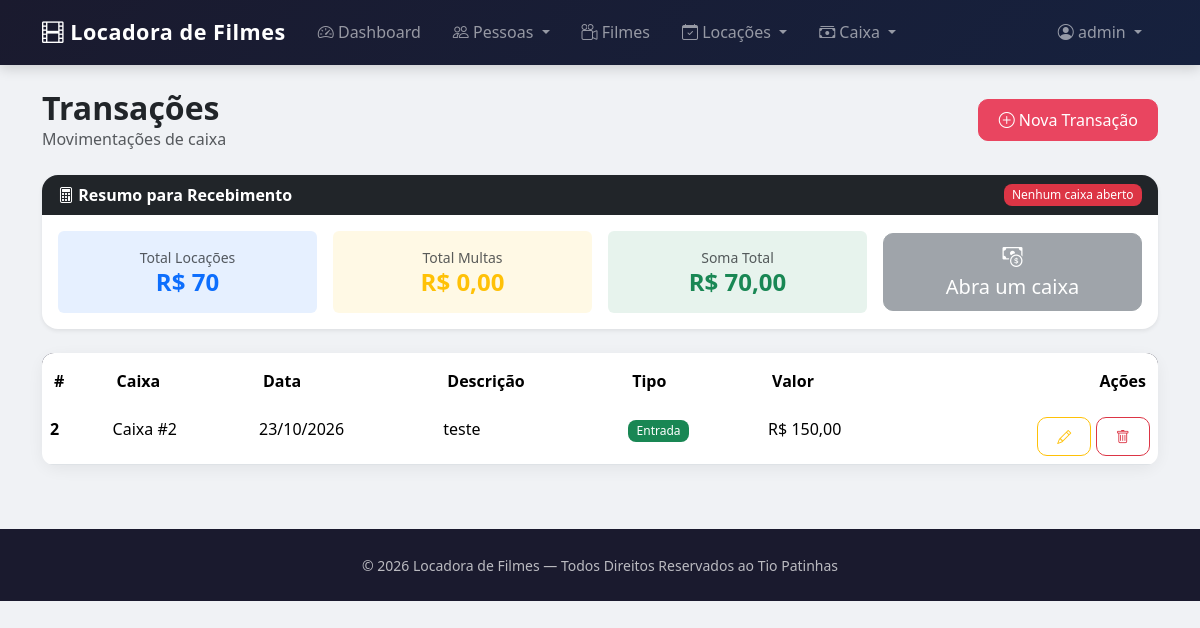
Page /transacoes/ (signed in) on the earlier database version.
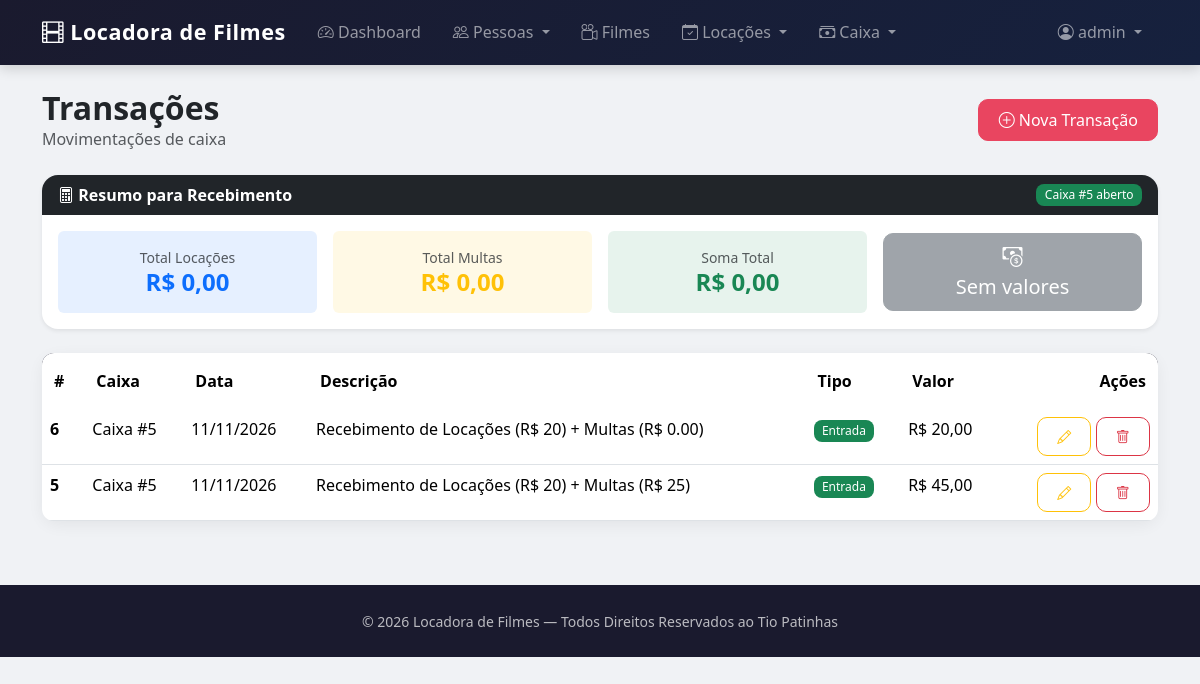
Same page on the later database version.
### caixa/models.py (models this page shows, shortened)
class Transacao(models.Model):
    TIPO_CHOICES = [
        ('E', 'Entrada'),
        ('S', 'Saída'),
    ]
    caixa = models.ForeignKey(Caixa, on_delete=models.CASCADE, related_name='transacoes', verbose_name='Caixa')
    valor = models.DecimalField(max_digits=12, decimal_places=2, verbose_name='Valor')
    data = models.DateField(verbose_name='Data')
    descricao = models.CharField(max_length=200, verbose_name='Descrição')
    tipo = models.CharField(max_length=1, choices=TIPO_CHOICES, verbose_name='Tipo')
    class Meta:
        verbose_name = 'Transação'
        verbose_name_plural = 'Transações'
        ordering = ['-data', '-id']

class Caixa(models.Model):
    data_abrir = models.DateField(verbose_name='Data de Abertura')
    data_fechar = models.DateField(null=True, blank=True, verbose_name='Data de Fechamento')
    saldo_inicial = models.DecimalField(max_digits=12, decimal_places=2, verbose_name='Saldo Inicial')
    saldo_final = models.DecimalField(max_digits=12, decimal_places=2, null=True, blank=True, verbose_name='Saldo Final')
    class Meta:
        verbose_name = 'Caixa'
        verbose_name_plural = 'Caixas'
        ordering = ['-data_abrir']

### caixa/views.py (the view)
# urls.py: path('transacoes/', TransacaoListView.as_view(), name='transacoes'),
class TransacaoListView(LoginRequiredMixin, PermissionRequiredMixin, ListView):
    model = Transacao
    template_name = 'transacoes.html'
    context_object_name = 'transacoes'
    paginate_by = 15
    permission_required = 'caixa.view_transacao'
    def get_queryset(self):
        return super().get_queryset().select_related('caixa')
    def get_context_data(self, **kwargs):
        context = super().get_context_data(**kwargs)
        total_locacoes = Locacao.objects.filter(
            status='F',
            registrado_caixa=False
        ).aggregate(total=Sum('valor'))['total'] or Decimal('0.00')
        total_multas = Multa.objects.filter(
            status='P'
        ).aggregate(total=Sum('valor'))['total'] or Decimal('0.00')
        total_geral = total_locacoes + total_multas
        caixa_aberto = Caixa.objects.filter(data_fechar__isnull=True).first()
        context['total_locacoes'] = total_locacoes
        context['total_multas'] = total_multas
        context['total_geral'] = total_geral
        context['caixa_aberto'] = caixa_aberto
        return context

### caixa/templates/transacoes.html (shortened to what the changed rows need)
{% extends 'principal.html' %}
{% load django_bootstrap5 %}
{% block content %}
<div class="container mt-4">
    <div class="d-flex justify-content-between align-items-center mb-4">
        <div>
            <h2 class="fw-bold mb-0">Transações</h2>
        </div>
    </div>
    <div class="card mb-4 border-0 shadow-sm">
        <div class="card-header bg-dark text-white d-flex justify-content-between align-items-center">
            <span><i class="bi bi-calculator"></i> Resumo para Recebimento</span>
            {% if caixa_aberto %}
                <span class="badge bg-success">Caixa #{{ caixa_aberto.id }} aberto</span>
            {% else %}
                <span class="badge bg-danger">Nenhum caixa aberto</span>
            {% endif %}
        </div>
        <div class="card-body">
            <div class="row g-3 align-items-center">
                <div class="col-md-3">
                    <div class="p-3 rounded bg-primary bg-opacity-10 text-center">
                        <small class="text-muted d-block">Total Locações</small>
                        <h4 class="mb-0 fw-bold text-primary">R$ {{ total_locacoes }}</h4>
                    </div>
                </div>
                <div class="col-md-3">
                    <div class="p-3 rounded bg-success bg-opacity-10 text-center">
                        <small class="text-muted d-block">Soma Total</small>
                        <h4 class="mb-0 fw-bold text-success">R$ {{ total_geral }}</h4>
                    </div>
                </div>
                <div class="col-md-3 text-center">
                    {% if perms.caixa.add_transacao %}
                        {% if caixa_aberto and total_geral > 0 %}
                        <form method="post" action="{% url 'gerar_transacao_locacoes_multas' %}">
                            {% csrf_token %}
                            <button type="submit" class="btn btn-success btn-lg w-100"
                                    onclick="return confirm('Criar transação de entrada com R$ {{ total_geral }}?')">
                                <i class="bi bi-cash-coin"></i><br>
                                Registrar no Caixa
                            </button>
                        </form>
                        {% else %}
                        <button class="btn btn-secondary btn-lg w-100" disabled>
                            <i class="bi bi-cash-coin"></i><br>
                            {% if not caixa_aberto %}
                                Abra um caixa
                            {% else %}
                                Sem valores
                            {% endif %}
                        </button>
                        {% endif %}
                    {% endif %}
                </div>
            </div>
        </div>
    </div>
    <div class="card">
        <div class="card-body p-0">
            <div class="table-responsive">
                <table class="table table-hover mb-0">
                    <thead>
                        <tr>
                            <th>#</th>
                            <th>Caixa</th>
                            <th>Data</th>
                            <th>Descrição</th>
                            <th>Tipo</th>
                            <th>Valor</th>
                            <th class="text-end">Ações</th>
                        </tr>
                    </thead>
                    <tbody>
                        {% for t in transacoes %}
                        <tr>
                            <td class="fw-semibold">{{ t.id }}</td>
                            <td>Caixa #{{ t.caixa.id }}</td>
                            <td>{{ t.data|date:"d/m/Y" }}</td>
                            <td>{{ t.descricao }}</td>
                            <td>
                                {% if t.tipo == 'E' %}
                                    <span class="badge bg-success">Entrada</span>
                                {% else %}
                                    <span class="badge bg-danger">Saída</span>
                                {% endif %}
                            </td>
                            <td>R$ {{ t.valor }}</td>
                            <td class="text-end">
                                {% if perms.caixa.change_transacao %}
                                <a href="{% url 'transacao_editar' t.pk %}" class="btn btn-sm btn-outline-warning">
                                    <i class="bi bi-pencil"></i>
                                </a>
                                {% endif %}
                                {% if perms.caixa.delete_transacao %}
                                <a href="{% url 'transacao_excluir' t.pk %}" class="btn btn-sm btn-outline-danger">
                                    <i class="bi bi-trash"></i>
                                </a>
                                {% endif %}
                            </td>
                        </tr>
                        {% empty %}
                        <tr>
                            <td colspan="7" class="text-center text-muted py-5">Nenhuma transação registrada.</td>
                        </tr>
                        {% endfor %}
                    </tbody>
                </table>
            </div>
        </div>
    </div>
</div>
{% endblock %}

Differences in the rows shown:
removed Transacao: id "2", caixa.id "2", data "23/10/2026", descricao "teste", tipo "Entrada", valor "150,00"
added Caixa: id "5"
added Transacao: id "6", caixa.id "5", data "11/11/2026", descricao "Recebimento de Locações (R$ 20) + Multas (R$ 0.00)", tipo "Entrada", valor "20,00"
added Transacao: id "5", caixa.id "5", data "11/11/2026", descricao "Recebimento de Locações (R$ 20) + Multas (R$ 25)", tipo "Entrada", valor "45,00"
Other differences:
{{ total_locacoes }}: "70" → "0,00"
{{ total_geral }}: "70,00" → "0,00"
text no longer shown: "Nenhum caixa aberto Abra um caixa"
text now shown: "Caixa # aberto Sem valores"
